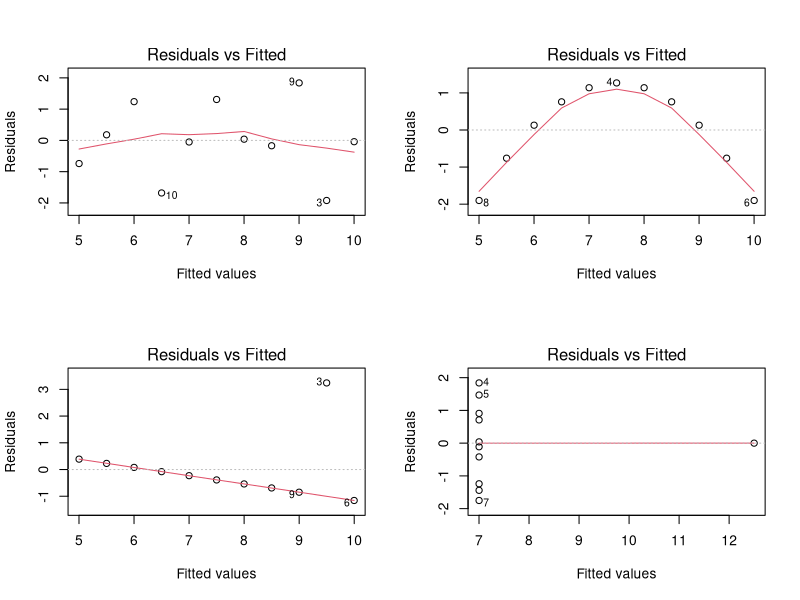
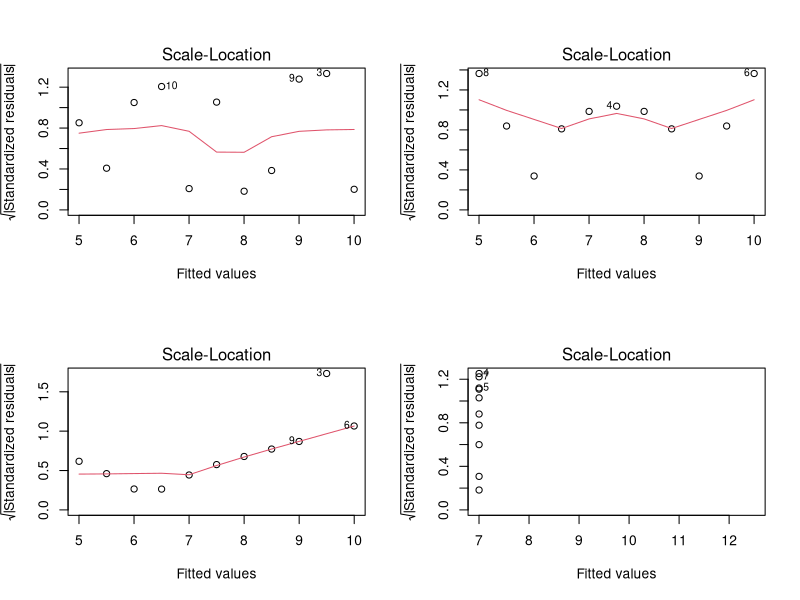
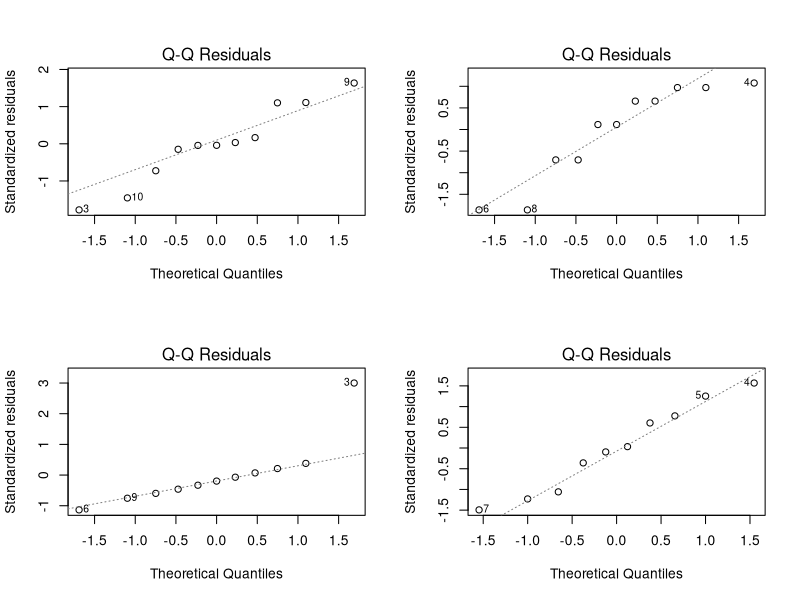
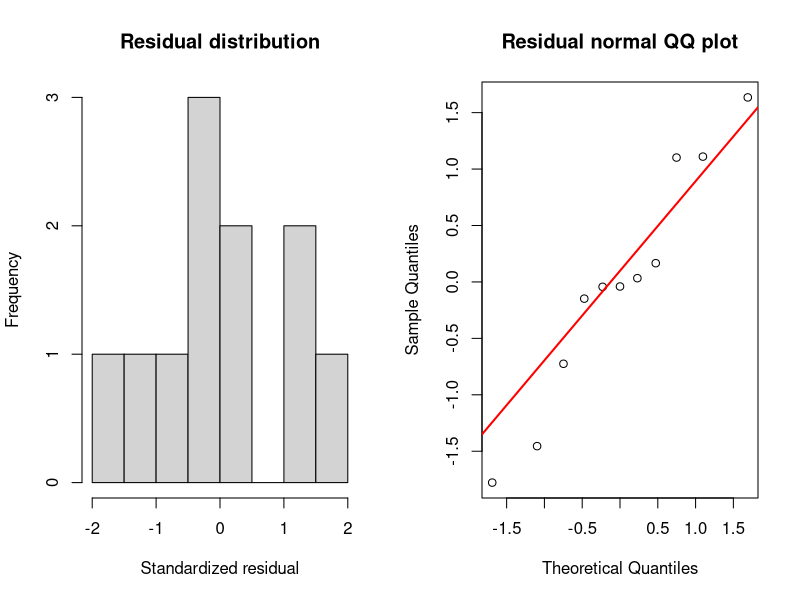
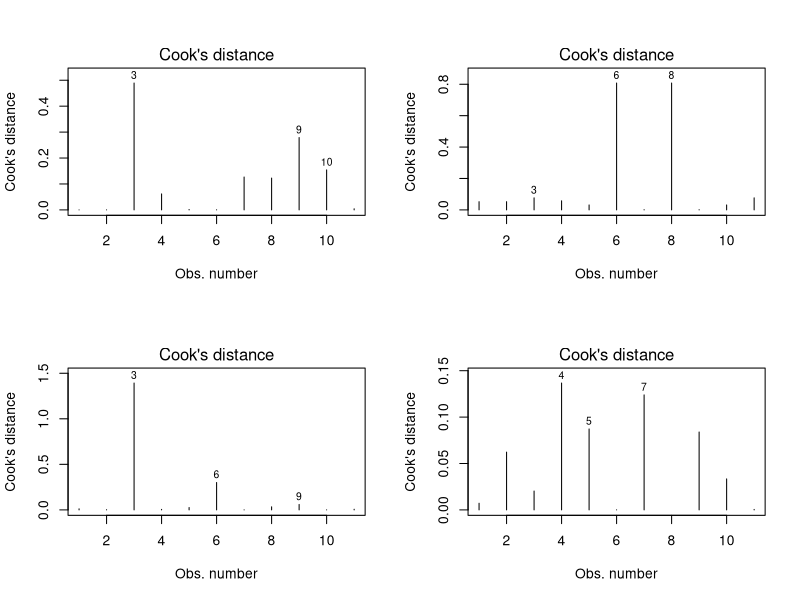
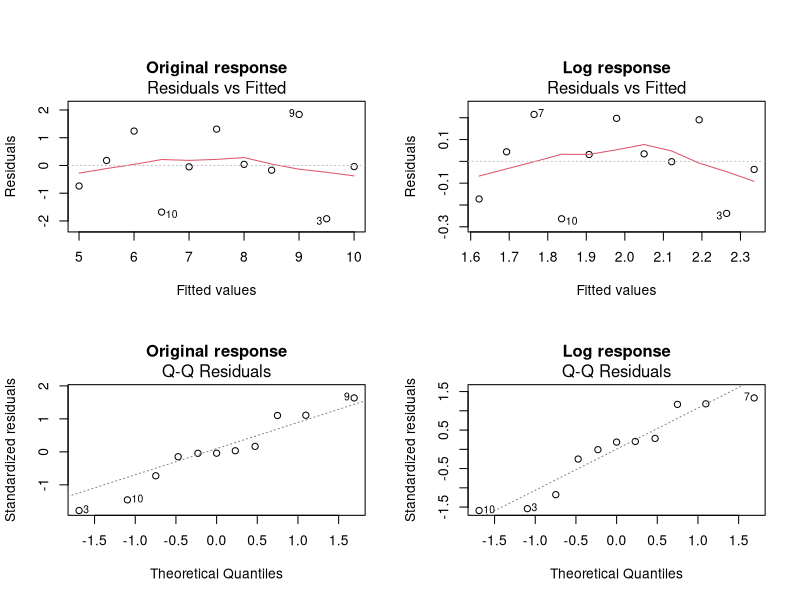
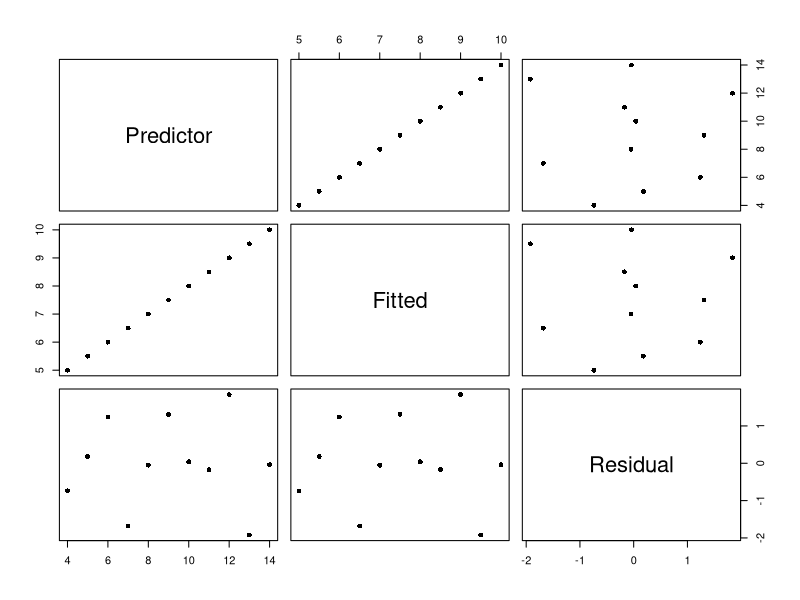
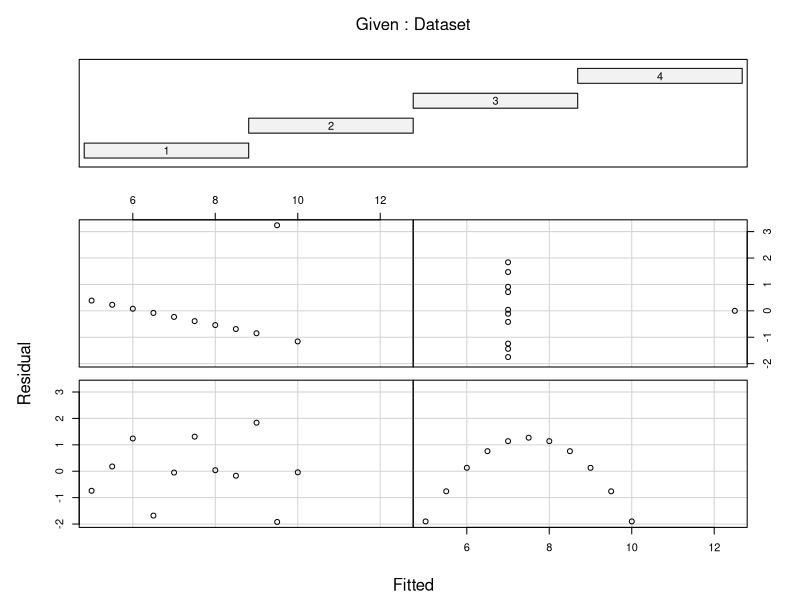

Recreate these plots in R, in order.
## ---- chunk 1
knitr::opts_chunk$set(echo = TRUE,
  fig.path = getOption("mpg.unit05.fig.path", "figures/"),
  fig.width = 10, fig.height = 7, dpi = 120)
## ---- chunk 2
ind <- anscombe$x1
dep <- anscombe$y1
lmod <- lm(dep ~ ind)
lmodels <- lapply(seq(4), function(i) {
  lm(anscombe[, i+4] ~ anscombe[, i])
})
par_org <- par(no.readonly = TRUE)
## ---- chunk 3
diagnostics <- data.frame(
  Predictor = ind,
  Fitted = fitted(lmod),
  Residual = residuals(lmod)
)
head(diagnostics, 3)
## ---- chunk 4
par(par_org)
par(mfrow = c(2,2))
for(i in seq(4)){
  plot(lmodels[[i]], which = 1)
}
## ---- chunk 5
par(mfrow = c(2,2))
for(i in seq(4)){
  plot(lmodels[[i]], which = 3)
}
## ---- chunk 6
par(mfrow = c(2,2))
for(i in seq(4)){
  plot(lmodels[[i]], which = 2)
}
## ---- chunk 7
par(par_org)
## ---- chunk 8
standardized_residuals <- rstandard(lmod)
old_par <- par(no.readonly = TRUE)
par(mfrow = c(1, 2))
hist(standardized_residuals, main = "Residual distribution",
     xlab = "Standardized residual")
qqnorm(standardized_residuals, main = "Residual normal QQ plot")
qqline(standardized_residuals, col = "red", lwd = 2)
par(old_par)
## ---- chunk 9
normality_p <- unlist(lapply(lmodels, function(model) {
  shapiro.test(residuals(model))$p.value
}))
data.frame(Dataset = 1:4, p_value = normality_p,
           Below_0.05 = normality_p < 0.05)
## ---- chunk 10
par(mfrow = c(2,2))
for(i in seq(4)){
  plot(lmodels[[i]], which = 4)
}
par(par_org)
## ---- chunk 11
log_model <- lm(log(dep) ~ ind)
old_par <- par(no.readonly = TRUE)
par(mfrow = c(2, 2), oma = c(0, 0, 2, 0))
plot(lmod, which = 1, main = "Original response", sub.caption = "")
plot(log_model, which = 1, main = "Log response", sub.caption = "")
plot(lmod, which = 2, main = "Original response", sub.caption = "")
plot(log_model, which = 2, main = "Log response", sub.caption = "")
par(old_par)
## ---- chunk 12
plot(diagnostics, pch = 16)
## ---- chunk 13
residual_groups <- data.frame()
for (i in seq_along(lmodels)) {
  residual_groups <- rbind(residual_groups, data.frame(
    Dataset = factor(i),
    Fitted = fitted(lmodels[[i]]),
    Residual = residuals(lmodels[[i]])
  ))
}
coplot(Residual ~ Fitted | Dataset, data = residual_groups)
## ---- chunk 14
set.seed(42)
chosen_rows <- sample(1:100, size = 10, replace = FALSE)
chosen_rows
